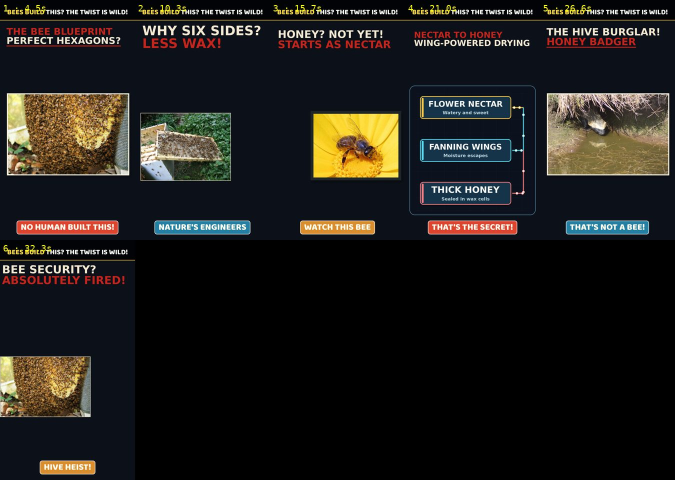
#> input picture samples/live-honeybee-three-facts-english-black-v9-contact.jpg, 1350 x 960 px (shown at 1/2 size)
$ python prepare_logo.py ../samples/live-honeybee-three-facts-english-black-v9-contact.jpg out.png
#> lines starting #> are read from the running program, lines starting #| are printed output that depends on the picture
"""Decode uploaded raster logos; bound dimensions and preserve transparency."""
import sys
import warnings
from PIL import Image, ImageOps

Image.MAX_IMAGE_PIXELS = 4_000_000
warnings.simplefilter('error', Image.DecompressionBombWarning)
with Image.open(sys.argv[1]) as source:
#> source is the input picture: PIL image 1350x960 RGB; mean R, G, B 31.3, 29.3, 26.3
    if source.format not in ('PNG', 'JPEG', 'WEBP'):
        raise ValueError('Logo must be a PNG, JPEG or WebP image')
    if source.width < 8 or source.height < 8 or source.width * source.height > 4_000_000:
        raise ValueError('Logo dimensions must be at least 8 pixels and at most 4 megapixels')
    image = ImageOps.exif_transpose(source).convert('RGBA')
    image.thumbnail((106, 108), Image.Resampling.LANCZOS)
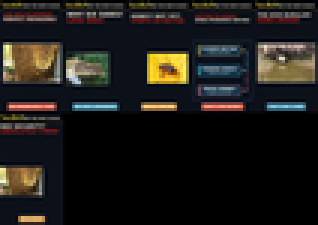
#> image: PIL image 106x75 RGBA (shown 3 times larger); mean R, G, B, A 31.4, 29.3, 26.4, 255
    output = Image.new('RGBA', (106, 108))
#> output: PIL image 106x108 RGBA; every value is 0
    output.alpha_composite(image, ((106-image.width)//2, (108-image.height)//2))
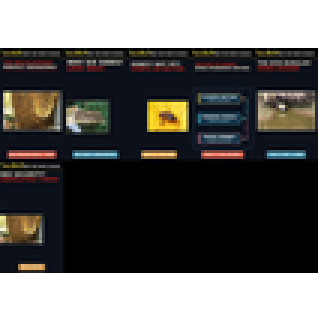
#> output: PIL image 106x108 RGBA (shown 3 times larger); mean R, G, B, A 21.8, 20.4, 18.3, 177.1; transparent parts drawn white
    output.save(sys.argv[2], 'PNG')
